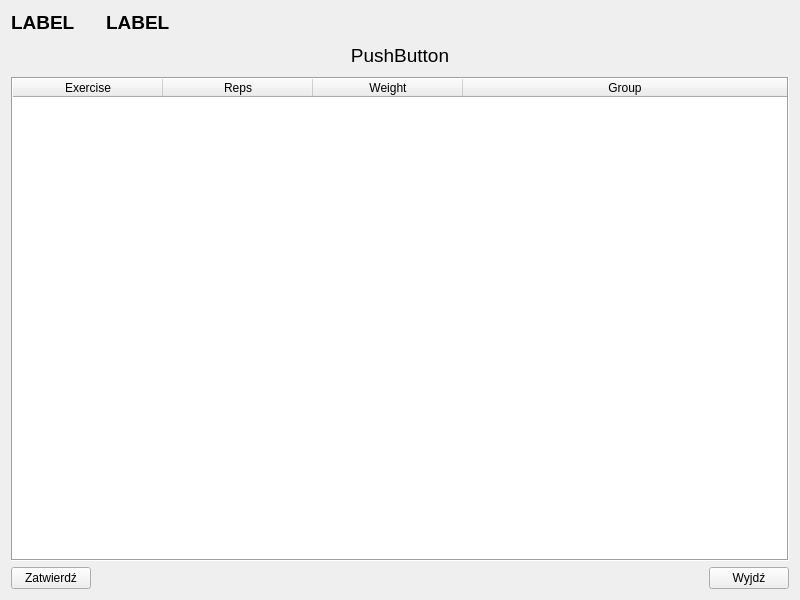
<?xml version="1.0" encoding="UTF-8"?>
<ui version="4.0">
 <class>MainWindow</class>
 <widget class="QWidget" name="MainWindow">
  <property name="geometry">
   <rect>
    <x>0</x>
    <y>0</y>
    <width>800</width>
    <height>600</height>
   </rect>
  </property>
  <property name="windowTitle">
   <string>Dziennik treningowy</string>
  </property>
  <property name="windowIcon">
   <iconset resource="resources.qrc">
    <normaloff>:/icons/bookmark_24.svg</normaloff>:/icons/bookmark_24.svg</iconset>
  </property>
  <layout class="QVBoxLayout" name="verticalLayout_3" stretch="1,7,0">
   <item>
    <layout class="QHBoxLayout" name="horizontalLayout_2" stretch="4,4,20,2,2,2">
     <item>
      <widget class="QLabel" name="Nazwisko_L">
       <property name="font">
        <font>
         <pointsize>14</pointsize>
         <bold>true</bold>
        </font>
       </property>
       <property name="text">
        <string>&lt;html&gt;&lt;head/&gt;&lt;body&gt;&lt;p&gt;&lt;span style=&quot; font-size:14pt;&quot;&gt;LABEL&lt;/span&gt;&lt;/p&gt;&lt;/body&gt;&lt;/html&gt;</string>
       </property>
      </widget>
     </item>
     <item>
      <widget class="QLabel" name="Imie_L">
       <property name="font">
        <font>
         <pointsize>14</pointsize>
         <bold>true</bold>
        </font>
       </property>
       <property name="text">
        <string>&lt;html&gt;&lt;head/&gt;&lt;body&gt;&lt;p&gt;&lt;span style=&quot; font-size:14pt;&quot;&gt;LABEL&lt;/span&gt;&lt;/p&gt;&lt;/body&gt;&lt;/html&gt;</string>
       </property>
      </widget>
     </item>
     <item>
      <spacer name="horizontalSpacer">
       <property name="orientation">
        <enum>Qt::Horizontal</enum>
       </property>
       <property name="sizeHint" stdset="0">
        <size>
         <width>40</width>
         <height>20</height>
        </size>
       </property>
      </spacer>
     </item>
     <item>
      <widget class="QPushButton" name="Graphs_B">
       <property name="text">
        <string/>
       </property>
       <property name="icon">
        <iconset resource="resources.qrc">
         <normaloff>:/icons/trending_up_black_24dp.svg</normaloff>:/icons/trending_up_black_24dp.svg</iconset>
       </property>
       <property name="iconSize">
        <size>
         <width>24</width>
         <height>24</height>
        </size>
       </property>
       <property name="flat">
        <bool>true</bool>
       </property>
      </widget>
     </item>
     <item>
      <widget class="QPushButton" name="History_B">
       <property name="text">
        <string/>
       </property>
       <property name="icon">
        <iconset resource="resources.qrc">
         <normaloff>:/icons/calendar_month_black_24dp.svg</normaloff>:/icons/calendar_month_black_24dp.svg</iconset>
       </property>
       <property name="iconSize">
        <size>
         <width>24</width>
         <height>24</height>
        </size>
       </property>
       <property name="flat">
        <bool>true</bool>
       </property>
      </widget>
     </item>
     <item>
      <widget class="QPushButton" name="Add_B">
       <property name="text">
        <string/>
       </property>
       <property name="icon">
        <iconset resource="resources.qrc">
         <normaloff>:/icons/add_black_24dp.svg</normaloff>:/icons/add_black_24dp.svg</iconset>
       </property>
       <property name="iconSize">
        <size>
         <width>24</width>
         <height>24</height>
        </size>
       </property>
       <property name="flat">
        <bool>true</bool>
       </property>
      </widget>
     </item>
    </layout>
   </item>
   <item>
    <layout class="QVBoxLayout" name="verticalLayout">
     <item>
      <widget class="QPushButton" name="DateB">
       <property name="sizePolicy">
        <sizepolicy hsizetype="Minimum" vsizetype="Fixed">
         <horstretch>0</horstretch>
         <verstretch>0</verstretch>
        </sizepolicy>
       </property>
       <property name="font">
        <font>
         <pointsize>14</pointsize>
         <bold>false</bold>
        </font>
       </property>
       <property name="autoFillBackground">
        <bool>false</bool>
       </property>
       <property name="text">
        <string>PushButton</string>
       </property>
       <property name="flat">
        <bool>true</bool>
       </property>
      </widget>
     </item>
     <item>
      <widget class="QTableWidget" name="tableWidget">
       <property name="layoutDirection">
        <enum>Qt::LeftToRight</enum>
       </property>
       <property name="autoFillBackground">
        <bool>true</bool>
       </property>
       <property name="frameShape">
        <enum>QFrame::Box</enum>
       </property>
       <property name="editTriggers">
        <set>QAbstractItemView::AnyKeyPressed</set>
       </property>
       <property name="selectionBehavior">
        <enum>QAbstractItemView::SelectRows</enum>
       </property>
       <property name="cornerButtonEnabled">
        <bool>false</bool>
       </property>
       <attribute name="horizontalHeaderVisible">
        <bool>true</bool>
       </attribute>
       <attribute name="horizontalHeaderCascadingSectionResizes">
        <bool>false</bool>
       </attribute>
       <attribute name="horizontalHeaderDefaultSectionSize">
        <number>150</number>
       </attribute>
       <attribute name="horizontalHeaderHighlightSections">
        <bool>false</bool>
       </attribute>
       <attribute name="horizontalHeaderShowSortIndicator" stdset="0">
        <bool>false</bool>
       </attribute>
       <attribute name="horizontalHeaderStretchLastSection">
        <bool>true</bool>
       </attribute>
       <attribute name="verticalHeaderVisible">
        <bool>false</bool>
       </attribute>
       <attribute name="verticalHeaderStretchLastSection">
        <bool>false</bool>
       </attribute>
       <column>
        <property name="text">
         <string>Exercise</string>
        </property>
       </column>
       <column>
        <property name="text">
         <string>Reps</string>
        </property>
       </column>
       <column>
        <property name="text">
         <string>Weight</string>
        </property>
       </column>
       <column>
        <property name="text">
         <string>Group</string>
        </property>
       </column>
      </widget>
     </item>
    </layout>
   </item>
   <item>
    <layout class="QHBoxLayout" name="horizontalLayout">
     <item>
      <widget class="QPushButton" name="CommitB">
       <property name="text">
        <string>Zatwierdź</string>
       </property>
      </widget>
     </item>
     <item>
      <spacer name="horizontalSpacer_2">
       <property name="orientation">
        <enum>Qt::Horizontal</enum>
       </property>
       <property name="sizeHint" stdset="0">
        <size>
         <width>40</width>
         <height>20</height>
        </size>
       </property>
      </spacer>
     </item>
     <item>
      <widget class="QPushButton" name="exitB">
       <property name="text">
        <string>Wyjdź</string>
       </property>
      </widget>
     </item>
    </layout>
   </item>
  </layout>
 </widget>
 <resources>
  <include location="resources.qrc"/>
 </resources>
 <connections/>
</ui>
